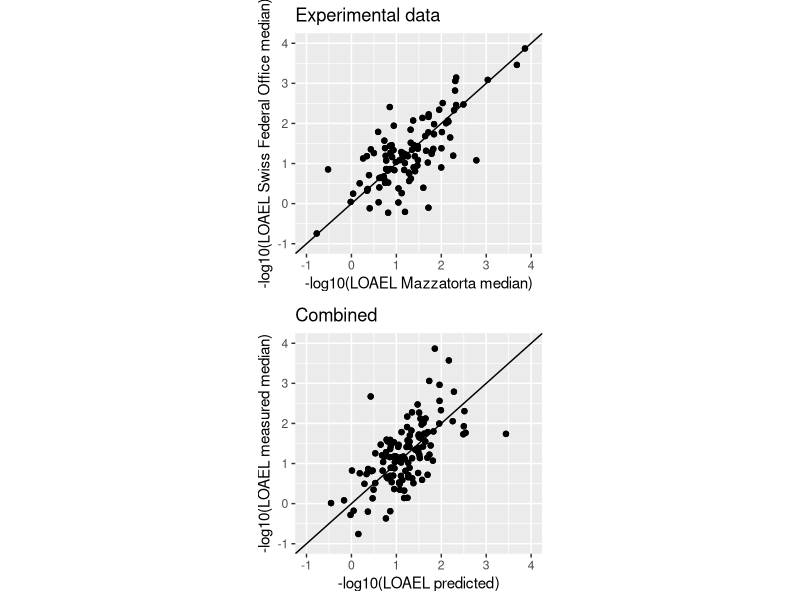

Write R code to recreate this figure.
#!/usr/bin/Rscript

library(ggplot2)
library(grid)
library(gridExtra)

experimental <- read.csv("data/median-correlation.csv",header=T)
p1 = qplot(mazzatorta,swiss,data=experimental,xlab="-log10(LOAEL Mazzatorta median)",ylab="-log10(LOAEL Swiss Federal Office median)",main="Experimental data") + geom_point() + geom_abline(intercept=0.0) + xlim(-1,4) + ylim(-1,4)

training = read.csv("data/training-test-predictions.csv",header=T)

p2 = qplot(LOAEL_predicted,LOAEL_measured_median,data=training,xlab="-log10(LOAEL predicted)",ylab="-log10(LOAEL measured median)",main="Combined") + geom_point() + geom_abline(intercept=0.0)  + xlim(-1,4) + ylim(-1,4)

pdf('figures/test-correlation.pdf')
grid.arrange(p1,p2,ncol=1,respect=T)
dev.off()

